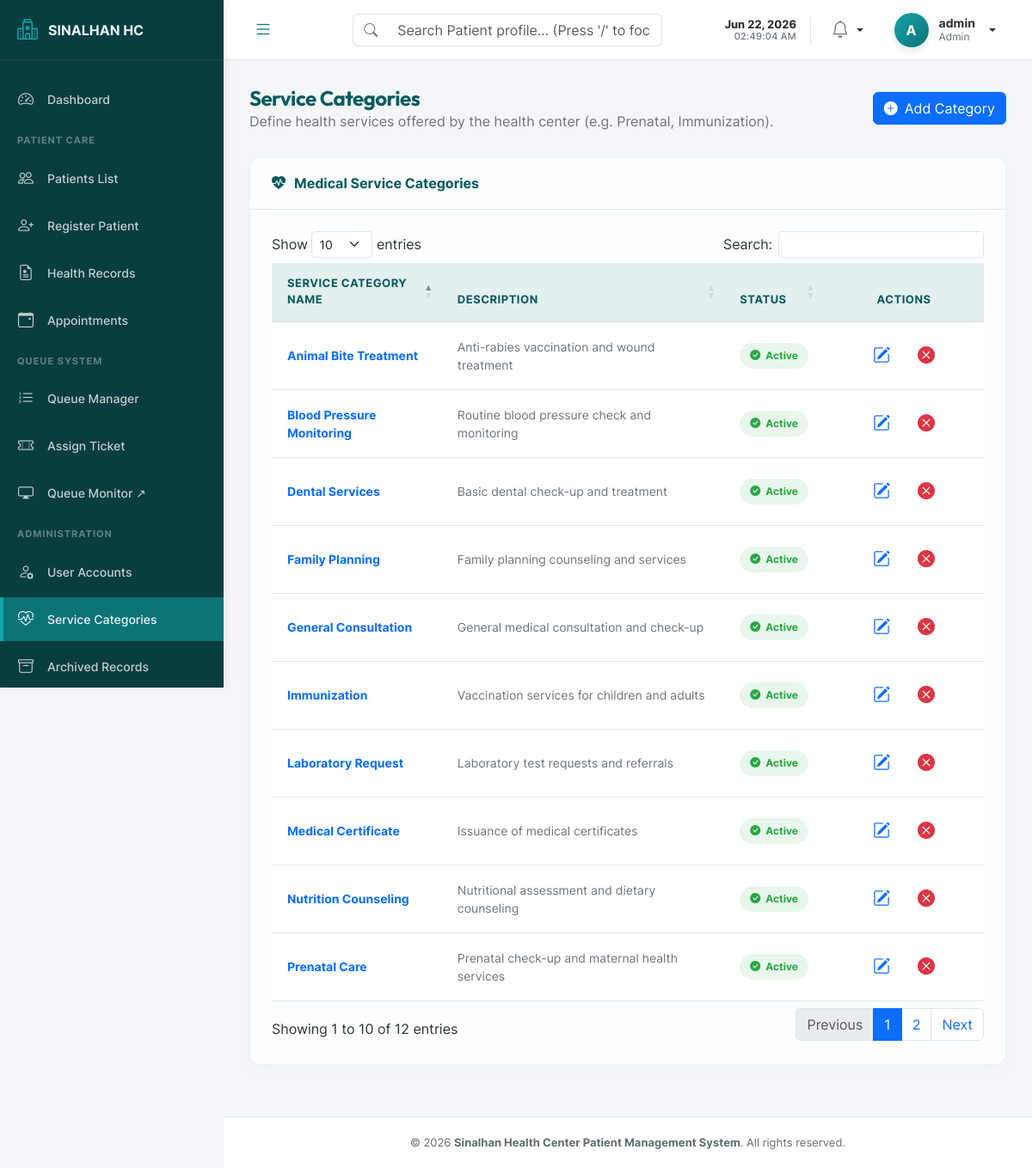
/admin/service_types.php (signed in), run on the app's committed database.
### tables this page shows
CREATE TABLE IF NOT EXISTS system_settings (
    setting_key VARCHAR(100) NOT NULL PRIMARY KEY,
    setting_value TEXT DEFAULT NULL,
    updated_at TIMESTAMP NOT NULL DEFAULT CURRENT_TIMESTAMP ON UPDATE CURRENT_TIMESTAMP
);

CREATE TABLE IF NOT EXISTS service_types (
    service_id INT AUTO_INCREMENT PRIMARY KEY,
    service_name VARCHAR(100) NOT NULL UNIQUE,
    prefix VARCHAR(10) DEFAULT NULL COMMENT 'Queue ticketing prefix e.g. GEN, PRE',
    description TEXT DEFAULT NULL,
    is_active TINYINT(1) NOT NULL DEFAULT 1 COMMENT '1=active, 0=deactivated',
    created_at TIMESTAMP NOT NULL DEFAULT CURRENT_TIMESTAMP,
    updated_at TIMESTAMP NOT NULL DEFAULT CURRENT_TIMESTAMP ON UPDATE CURRENT_TIMESTAMP,
    INDEX idx_is_active (is_active)
);

### includes/settings_helper.php (called while the page is built, shortened)
<?php
function get_setting($pdo, $key, $default = null) {
    try {
        $stmt = $pdo->prepare("SELECT setting_value FROM system_settings WHERE setting_key = ?");
        $stmt->execute([$key]);
        $val = $stmt->fetchColumn();
        return ($val !== false && $val !== null) ? $val : $default;
    } catch (Exception $e) {
        error_log("Failed to fetch setting '{$key}': " . $e->getMessage());
        return $default;
    }
}

### admin/service_types.php (the view, shortened to what this page needs)
<?php
$active_menu = 'services';
$extra_css = ['assets/vendor/datatables/css/dataTables.bootstrap5.min.css'];
$pdo = Database::getInstance()->getConnection();
try {
    $stmt = $pdo->query("SELECT service_id, service_name, description, is_active FROM service_types ORDER BY service_name ASC");
    $services = $stmt->fetchAll();
} catch (Exception $e) {
    error_log("Service types fetch failure: " . $e->getMessage());
    $services = [];
}
require_once __DIR__ . '/../includes/header.php';
require_once __DIR__ . '/../includes/sidebar.php';
?>
<main class="main-content">
    <div class="page-header">
        <div>
            <h2 class="page-title">Service Categories</h2>
            <p class="text-secondary mb-0">Define health services offered by the health center (e.g. Prenatal, Immunization).</p>
        </div>
        <div>
            <button class="btn btn-primary d-flex align-items-center gap-2" data-bs-toggle="modal" data-bs-target="#addServiceModal">
                <i class="bi bi-plus-circle-fill"></i>
                <span>Add Category</span>
            </button>
        </div>
    </div>
    <div class="card-custom">
        <div class="card-custom-header">
            <h3 class="card-custom-title"><i class="bi bi-heart-pulse-fill"></i> Medical Service Categories</h3>
        </div>
        <div class="card-custom-body">
            <div class="table-responsive">
                <table class="table table-hover table-custom align-middle" id="servicesTable">
                    <thead>
                        <tr>
                            <th>Service Category Name</th>
                            <th>Description</th>
                            <th>Status</th>
                            <th class="text-center" style="width: 150px;">Actions</th>
                        </tr>
                    </thead>
                    <tbody>
                        <?php foreach ($services as $s): ?>
                            <tr>
                                <td><strong class="text-primary"><?= htmlspecialchars($s['service_name']) ?></strong></td>
                                <td class="text-secondary"><?= htmlspecialchars($s['description'] ?? 'No description provided.') ?></td>
                                <td>
                                    <?php if ($s['is_active'] == 1): ?>
                                        <span class="badge-custom badge-active"><i class="bi bi-check-circle-fill"></i> Active</span>
                                    <?php else: ?>
                                        <span class="badge-custom badge-inactive"><i class="bi bi-dash-circle-fill"></i> Inactive</span>
                                    <?php endif; ?>
                                </td>
                                <td>
                                    <div class="d-flex justify-content-center gap-2">
                                        <button class="btn btn-sm btn-outline-primary border-0 p-1 edit-service-btn"
                                                data-id="<?= $s['service_id'] ?>"
                                                data-name="<?= htmlspecialchars($s['service_name']) ?>"
                                                data-desc="<?= htmlspecialchars($s['description'] ?? '') ?>"
                                                title="Edit Service Details">
                                            <i class="bi bi-pencil-square fs-5"></i>
                                        </button>
                                        <?php if ($s['is_active'] == 1): ?>
                                            <button class="btn btn-sm btn-outline-danger border-0 p-1 toggle-status-btn"
                                                    data-id="<?= $s['service_id'] ?>"
                                                    data-name="<?= htmlspecialchars($s['service_name']) ?>"
                                                    data-status="0"
                                                    title="Deactivate Category">
                                                <i class="bi bi-x-circle-fill fs-5"></i>
                                            </button>
                                        <?php endif; ?>
                                    </div>
                                </td>
                            </tr>
                        <?php endforeach; ?>
                    </tbody>
                </table>
            </div>
        </div>
    </div>
</main>
<?php
require_once __DIR__ . '/../includes/footer.php';
?>

### includes/header.php (shortened to what this page needs)
<!DOCTYPE html>
<html lang="en">
<head>
    <link href="<?= BASE_URL ?>assets/vendor/bootstrap/css/bootstrap.min.css" rel="stylesheet">
    <link rel="stylesheet" href="<?= BASE_URL ?>assets/vendor/bootstrap-icons/bootstrap-icons.css">
    <link href="<?= BASE_URL ?>assets/vendor/sweetalert2/sweetalert2.min.css" rel="stylesheet">
    <link rel="stylesheet" href="<?= BASE_URL ?>assets/css/style.css">
    <?php if (isset($extra_css) && is_array($extra_css)): ?>
        <?php foreach ($extra_css as $css): ?>
            <?php $cssUrl = (strpos($css, 'http://') === 0 || strpos($css, 'https://') === 0 || strpos($css, '//') === 0) ? $css : BASE_URL . $css; ?>
            <link rel="stylesheet" href="<?= $cssUrl ?>">
        <?php endforeach; ?>
    <?php endif; ?>
</head>
<body>
    <div id="wrapper">

### includes/sidebar.php (shortened to what this page needs)
<?php
require_once __DIR__ . '/../includes/settings_helper.php';
$sidebarPdo = Database::getInstance()->getConnection();
$clinicNameSetting = get_setting($sidebarPdo, 'clinic_name', 'Sinalhan HC');
$clinicLogoSetting = get_setting($sidebarPdo, 'clinic_logo', '');
$logoText = 'SINALHAN HC';
if (!empty($clinicNameSetting)) {
    if (stripos($clinicNameSetting, 'Barangay Sinalhan') === 0) {
        $logoText = 'SINALHAN HC';
    } else {
        $logoText = mb_strtoupper($clinicNameSetting);
    }
}
$fontSize = '16px';
$role = $_SESSION['role'] ?? 'staff';
$sidebarUserFullName = $_SESSION['full_name'] ?? 'Health Staff';
$avatarLetter = strtoupper(substr($_SESSION['username'] ?? 'H', 0, 1));
$currentMenu = $active_menu ?? '';
?>
<aside id="sidebar">
    <div class="sidebar-header">
        <a href="<?= BASE_URL ?>index.php" class="sidebar-logo">
            <?php if (!empty($clinicLogoSetting)): ?>
                <img src="<?= BASE_URL . $clinicLogoSetting ?>" alt="<?= htmlspecialchars($clinicNameSetting) ?> Logo" style="height: 30px; width: 30px; object-fit: contain; border-radius: 4px;">
            <?php else: ?>
                <i class="bi bi-hospital"></i>
            <?php endif; ?>
            <span style="font-size: <?= $fontSize ?>; text-overflow: ellipsis; overflow: hidden; white-space: nowrap; flex-grow: 1;"><?= htmlspecialchars($logoText) ?></span>
        </a>
    </div>
    <ul class="sidebar-menu">
        <?php if ($role === 'admin'): ?>
            <li class="menu-item <?= $currentMenu === 'dashboard' ? 'active' : '' ?>">
                <a href="<?= BASE_URL ?>admin/dashboard.php" class="menu-link">
                    <i class="bi bi-speedometer2"></i>
                    <span>Dashboard</span>
                </a>
            </li>
        <?php endif; ?>
        <li class="menu-header">Patient Care</li>
        <li class="menu-item <?= $currentMenu === 'patients' ? 'active' : '' ?>">
            <a href="<?= BASE_URL ?>patients/list.php" class="menu-link">
                <i class="bi bi-people"></i>
                <span>Patients List</span>
            </a>
        </li>
        <li class="menu-item <?= $currentMenu === 'patients_register' ? 'active' : '' ?>">
            <a href="<?= BASE_URL ?>patients/register.php" class="menu-link">
                <i class="bi bi-person-plus"></i>
                <span>Register Patient</span>
            </a>
        </li>
        <?php if ($role === 'admin' || $role === 'staff'): ?>
            <li class="menu-item <?= $currentMenu === 'health_records' ? 'active' : '' ?>">
                <a href="<?= BASE_URL ?>health_records/list.php" class="menu-link">
                    <i class="bi bi-file-earmark-medical"></i>
                    <span>Health Records</span>
                </a>
            </li>
        <?php endif; ?>
        <li class="menu-item <?= $currentMenu === 'appointments' ? 'active' : '' ?>">
            <a href="<?= BASE_URL ?>appointments/list.php" class="menu-link">
                <i class="bi bi-calendar-event"></i>
                <span>Appointments</span>
            </a>
        </li>
        <li class="menu-header">Queue System</li>
        <?php if ($role === 'admin' || $role === 'staff' || $role === 'bhw'): ?>
            <li class="menu-item <?= $currentMenu === 'queue_manage' ? 'active' : '' ?>">
                <a href="<?= BASE_URL ?>queue/manage.php" class="menu-link">
                    <i class="bi bi-list-ol"></i>
                    <span>Queue Manager</span>
                </a>
            </li>
        <?php endif; ?>
        <li class="menu-item <?= $currentMenu === 'queue_assign' ? 'active' : '' ?>">
            <a href="<?= BASE_URL ?>queue/assign.php" class="menu-link">
                <i class="bi bi-ticket-perforated"></i>
                <span>Assign Ticket</span>
            </a>
        </li>
        <li class="menu-item">
            <a href="<?= BASE_URL ?>queue/display.php" target="_blank" class="menu-link" aria-label="Queue Monitor (opens in a new tab)">
                <i class="bi bi-display"></i>
                <span>Queue Monitor ↗</span>
            </a>
        </li>
        <?php if ($role === 'admin'): ?>
            <li class="menu-header">Administration</li>
            <li class="menu-item <?= $currentMenu === 'users' ? 'active' : '' ?>">
                <a href="<?= BASE_URL ?>admin/users.php" class="menu-link">
                    <i class="bi bi-person-gear"></i>
                    <span>User Accounts</span>
                </a>
            </li>
            <li class="menu-item <?= $currentMenu === 'services' ? 'active' : '' ?>">
                <a href="<?= BASE_URL ?>admin/service_types.php" class="menu-link">
                    <i class="bi bi-heart-pulse"></i>
                    <span>Service Categories</span>
                </a>
            </li>
            <li class="menu-item <?= $currentMenu === 'archives' ? 'active' : '' ?>">
                <a href="<?= BASE_URL ?>admin/archived_records.php" class="menu-link">
                    <i class="bi bi-archive"></i>
                    <span>Archived Records</span>
                </a>
            </li>
        <?php endif; ?>
    </ul>
</aside>
<div id="content-wrapper">
    <header class="top-navbar">
        <button class="toggle-sidebar-btn" id="toggleSidebar" aria-label="Toggle Navigation">
            <i class="bi bi-list"></i>
        </button>
        <div class="search-bar-global d-none d-md-flex align-items-center position-relative ms-3" style="max-width: 360px; flex-grow: 1;">
            <div class="input-group">
                <span class="input-group-text bg-transparent border-end-0 text-secondary border-color" style="height: 38px;">
                    <i class="bi bi-search"></i>
                </span>
                <input type="text" id="globalPatientSearch" class="form-control border-start-0 border-color" placeholder="Search Patient profile... (Press '/' to focus)" autocomplete="off" style="height: 38px; box-shadow: none;">
            </div>
        </div>
        <div class="d-flex align-items-center gap-3">
            <div class="d-none d-md-flex flex-column text-end pe-3 border-end" id="headerClockContainer" style="line-height: 1.25; border-color: var(--border-color) !important;">
                <span id="headerClockDate" class="text-dark fw-semibold" style="font-size: 13px; white-space: nowrap;"></span>
                <span id="headerClockTime" class="text-secondary fw-medium" style="font-size: 11px; letter-spacing: 0.3px; white-space: nowrap;"></span>
            </div>
            <div class="dropdown">
                <div class="position-relative cursor-pointer p-2 rounded-circle hover-bg dropdown-toggle no-arrow" id="notificationBell" data-bs-toggle="dropdown" aria-expanded="false" style="outline: none;">
                    <i class="bi bi-bell fs-5 text-secondary"></i>
                </div>
            </div>
            <div class="dropdown">
                <div class="user-profile-menu dropdown-toggle" data-bs-toggle="dropdown" aria-expanded="false">
                    <div class="user-avatar"><?= $avatarLetter ?></div>
                    <div class="user-info d-none d-md-block">
                        <div class="user-name"><?= htmlspecialchars($sidebarUserFullName) ?></div>
                        <div class="user-role"><?= htmlspecialchars($role) ?></div>
                    </div>
                </div>
            </div>
        </div>
    </header>

### includes/footer.php (shortened to what this page needs)
        <footer class="footer-text">
            <span>&copy; <?= date('Y') ?> <strong><?= APP_NAME ?></strong>. All rights reserved.</span>
        </footer>
    </div>
</div>
</body>
</html>

### data on the page
system_settings: setting_value "SINALHAN HC"
service_types: service_name "Animal Bite Treatment", description "Anti-rabies vaccination and wound treatment", is_active 1 (drawn)
service_types: service_name "Blood Pressure Monitoring", description "Routine blood pressure check and monitoring", is_active 1 (drawn)
service_types: service_name "Dental Services", description "Basic dental check-up and treatment", is_active 1 (drawn)
service_types: service_name "Family Planning", description "Family planning counseling and services", is_active 1 (drawn)
service_types: service_name "General Consultation", description "General medical consultation and check-up", is_active 1 (drawn)
service_types: service_name "Immunization", description "Vaccination services for children and adults", is_active 1 (drawn)
service_types: service_name "Laboratory Request", description "Laboratory test requests and referrals", is_active 1 (drawn)
service_types: service_name "Medical Certificate", description "Issuance of medical certificates", is_active 1 (drawn)
service_types: service_name "Nutrition Counseling", description "Nutritional assessment and dietary counseling", is_active 1 (drawn)
service_types: service_name "Prenatal Care", description "Prenatal check-up and maternal health services", is_active 1 (drawn)

### other printed values
$avatarLetter "A"
$sidebarUserFullName "admin"
$role "Admin"
APP_NAME "Sinalhan Health Center Patient Management System"
